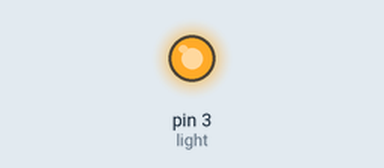
A sketch run on a simulated Arduino Uno, built with avr-gcc and run on an emulated ATmega328P. Shown: output pins drawn as LEDs (lit = HIGH).

Above: at 0.1 s.
Timing chart, 0 to 1.6 s (numbered marks = the images above):
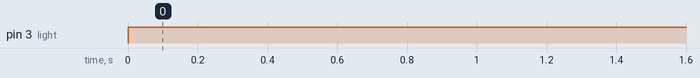

Measured:
- by itself, pin 3 (light): LOW → HIGH at 0.00 s

The sketch:

soundAndLight.ino
```cpp
int buzzerPin = 6;
int light = 3;
int button = 9;
int buttonState = 0;
int button2 = 6;
void setup() {
  pinMode(light, OUTPUT);
  Serial.begin(9600);
}

void loop() {

  analogWrite(light, 255);
  /*
  buttonState = digitalRead(button);

  if (buttonState == LOW) {
    analogWrite(light, 0);
  } else {
    analogWrite(light, 255);
  }
  */
}
```
